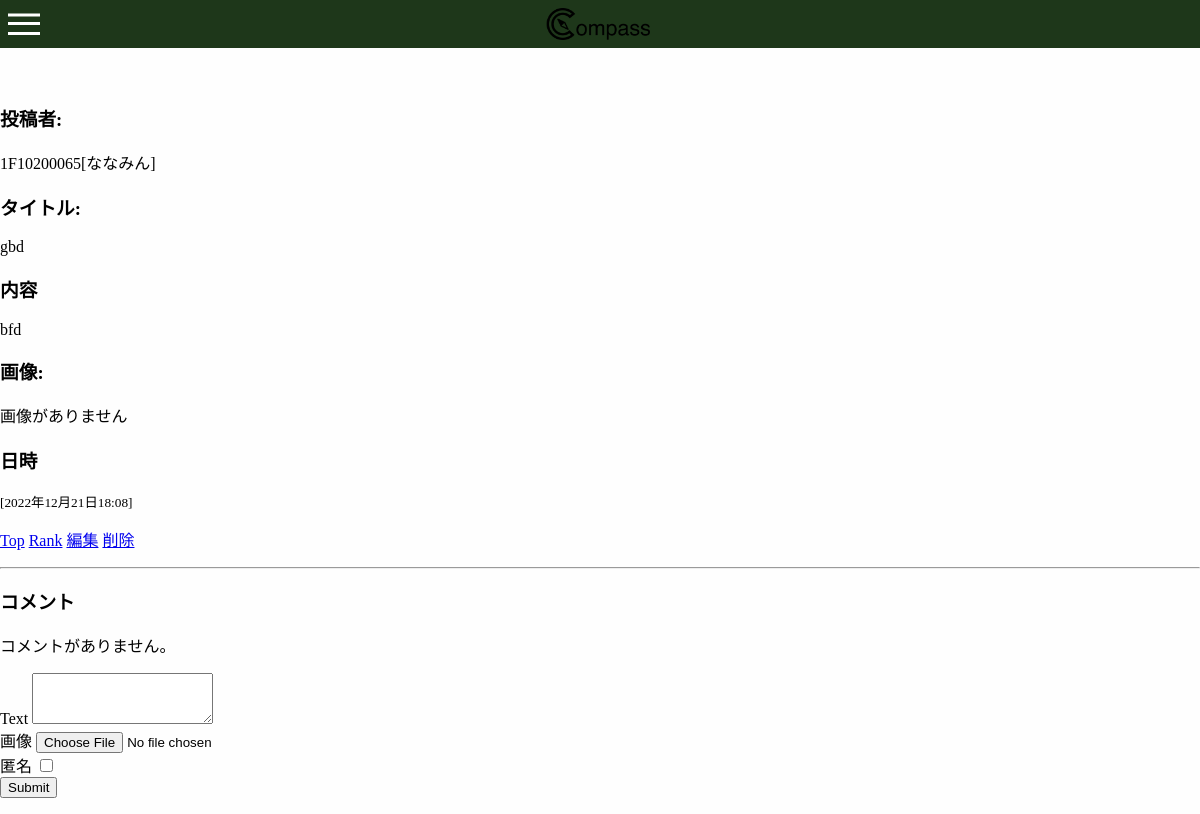
The page /top/4/ on the database its author committed.
### app01/models.py (models this page shows, shortened)
class Article(models.Model):
    title = models.CharField(max_length=500)
    body = models.TextField()
    posted_at = models.DateTimeField(default=timezone.now)
    published_at = models.DateTimeField(blank=True, null=True)
    like = models.IntegerField(default=0)
    image = models.ImageField(upload_to='media/images',null=True, blank=True)
    user = models.ForeignKey(User, on_delete=models.CASCADE)
    anonymity = models.BooleanField(default=False, blank=True, null=True)

### accounts/models.py (models this page shows)
class Person(models.Model):
    age = models.IntegerField(null=True)
    user = models.OneToOneField(User, related_name="userinfo", on_delete=models.CASCADE, unique=True)
    username = models.CharField(null=True, max_length=30)
    icon = models.ImageField(upload_to='media/icon_images', blank=True, null=True)
    timetable = models.OneToOneField(TimeTable, verbose_name="時間割", on_delete=models.CASCADE, null=True, blank=True)

### app01/views.py (the view, shortened to what this page needs)
# urls.py: path('<int:article_id>/', views.detail, name='detail'),
def detail(request, article_id):
	try:
		article = Article.objects.get(pk=article_id)
	except Article.DoesNotExist:
		raise Http404("Article does not exist")
	context = {
		"article": article,
		"comments": article.comments.order_by("-posted_at")
		}
	return render(request, 'app01/keijiban-detail.html', context)

### app01/templates/app01/keijiban-detail.html (shortened to what this page needs)
{% load static %}
<html>
    <head>
        <link rel="stylesheet" href="{% static 'css/header.css' %}">
    </head>
    <body>
      <header>
        <div class="inner">
          <div class="inner_color">
            <a href="{% url 'home' %}"><img src="../../../media/images/Compassアイコン黒.png" height="32px"></a>
          </div>
          <div class="h-menu">
            <label class="h-menu_icon" for="h-menu_checkbox"><span class="hamburger-icon"></span></label>
          </div>
        </div>
      </header>
        <h1>投稿詳細</h1>
        <br>
        <div>
          <h3>投稿者:</h3>
            {% if article.anonymity %}
            <p>{{ article.user }}[{{ article.user.userinfo.username}}]</p>
            {% else %}
            <p>匿名</p>
            {% endif %}
            <h3>タイトル:</h3>
            <p>{{ article.title }}</p>
            <h3>内容</h3>
            <div>
               {{ article.body | linebreaksbr }}
            </div>
            <h3>画像:</h3>
            <diV>
              <p>画像がありません</p>
            </diV>
            <h3>日時</h3>
            <small>[{{ article.posted_at }}]</small>
        </div>
        <p>
            <a href="{% url 'index' %}" id="Top">Top</a>
            <a href="{% url 'rank' %}" id="rank">Rank</a>
            <a href="{% url 'update' article.id %}" id="edit">編集</a>
            <a href="{% url 'delete' article.id %}" id="delete">削除</a>
        </p>
        <hr>
        <h3>コメント</h3>
        {% if comments %}
        {% for comment in comments %}
        <div>
          {% if comment.anonymity %}
          <p>投稿者: {{ comment.user }}[{{ comment.user.userinfo.username}}]</p>
          {% else %}
          <p>投稿者: 匿名</p>
          {% endif %}
            <div>
                {{ comment.text | linebreaksbr }}
            </div>
            <div>
              {% if comment.image %}
              <img src="{{ comment.image.url }}" style="width: 100px;height:auto">
              {% endif %}
            </div>
            <div>
              <a href="{% url 'comment_like' comment.id %}">
                <img src="..\media\images\heart.png" width="16" height="16">
              </a>
                {{ comment.like }}
            </div>
          <div>
            <small>[{{ comment.posted_at }}]</small>
          </div>
          <a href="{% url 'comment_detail' comment.id %}">詳細</a>
          <hr>
        </div>
        {% endfor %}
        {% else %}
        <p>コメントがありません。</p>
        {% endif %}
        <form action="{% url 'detail' article.id %}" method="post" enctype="multipart/form-data">
            <div>
            <diV>
                <label for="textInput">Text</label>
                <textarea id="titleInput" name="text" rows="3"></textarea>
            </diV>
            <div>
              <label for="image">画像</label>
              <input type="file" name="image" accept="image/jpeg, image/png">
            </div>
            <div>
              <label for="checkbox">匿名</label>
              <input type="checkbox" name="checkbox">
            </div>
                <button type="submit">Submit</button>
            </div>
        </form>
    </body>
</html>

### authtest/static/css/header.css (style rules this page uses)
body { margin: 0; background-color: #fefefe; top: 48px; }
.inner { position: relative; top: 0; }
.inner_color { background-color: #1E371A; width: 100%; height: 48px; z-index: 0; position: absolute; }
.inner_color img, h2 { position: absolute; color: aliceblue; left: 50%; top: 50%; transform: translate(-50%, -50%); margin: 0px; }
a { height: auto; }
a img { display: inline-block; bottom: 0px; padding: 0px; }
.h-menu { z-index: 10; position: absolute; }
.h-menu_icon { display: inline-block; width: 30px; height: 30px; vertical-align: middle; position: absolute; left: 8px; }
.hamburger-icon, .hamburger-icon::before, .hamburger-icon::after { content: ''; display: block; position: absolute; z-index: 100; top:0; bottom:0; width: 32px; height: 3px; background: white; cursor: pointer; top: 50%; transform: translate(0, -50%); }
.hamburger-icon:before { top: 10px; }
.hamburger-icon:after { top: 20px; }
.h-menu_icon .hamburger-icon, .h-menu_icon .hamburger-icon::before, .h-menu_icon .hamburger-icon::after, #h-menu_black, #h-menu_content { -webkit-transition: all .3s ; transition: all .3s ; }

### rows shown on the page
Article: user "1F10200065", user.userinfo.username "ななみん", title "gbd", body "bfd", posted_at "2022年12月21日18:08"
